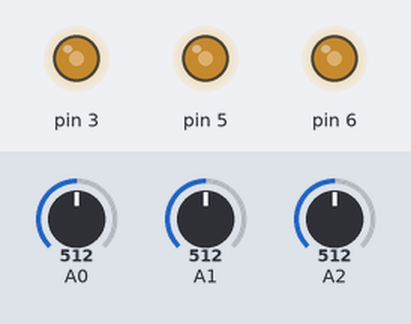
Bench run of a sketch on a simulated Arduino Uno, built with avr-gcc and run on an emulated ATmega328P. Shown: output pins drawn as LEDs (lit = HIGH). The inputs (shaded band) are chosen by the test bench; at power-on: A0 = 512, A1 = 512, A2 = 512.

Above: at 1.2 s.
1.3 s: A0 set to 716
At 2.1 s:
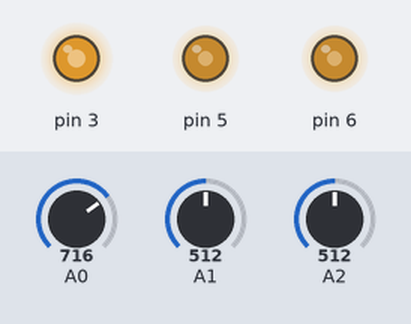
2.8 s: A1 set to 716
At 3.5 s:
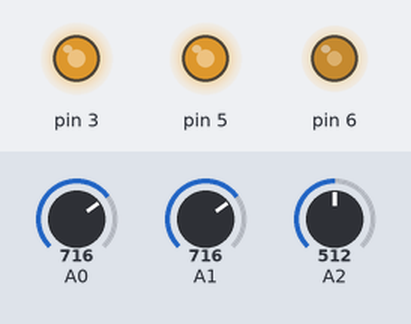
4.3 s: A2 set to 716
At 4.9 s:
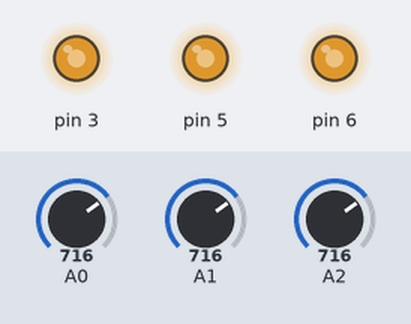
5.8 s: A0 set to 900
At 6.3 s:
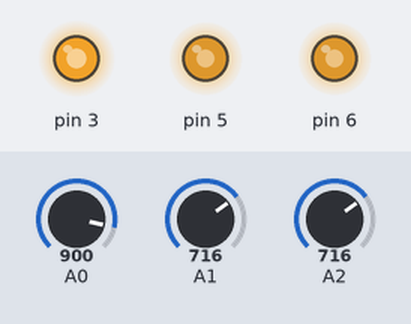
7.3 s: A1 set to 900
At 7.8 s:
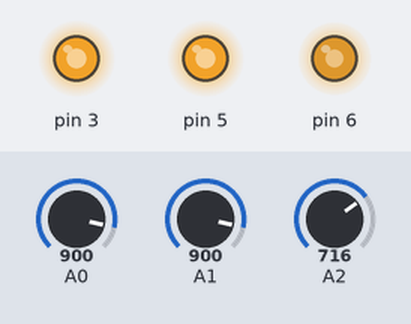
8.8 s: A2 set to 900
At 9.2 s:
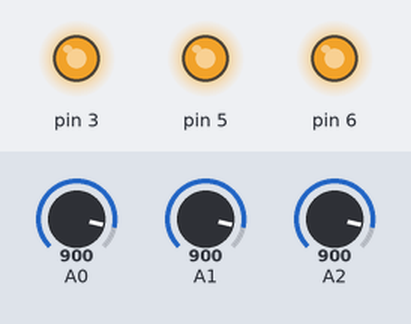
Timing chart, 0 to 11.3 s (numbered marks = the images above; inputs shaded):
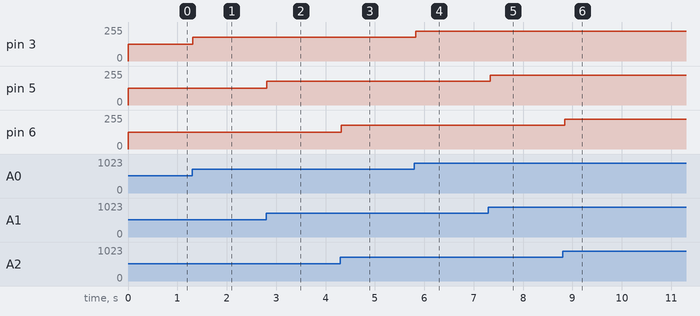

The sketch:

rgb_con_potenciometro1.ino
```cpp
void setup()
{
  pinMode(A0, INPUT);
  pinMode(3, OUTPUT);
  pinMode(A1, INPUT);
  pinMode(5, OUTPUT);
  pinMode(A2, INPUT);
  pinMode(6, OUTPUT);
}

void loop()
{
  analogWrite(3, map(analogRead(A0), 0, 1023, 0, 255));
  analogWrite(5, map(analogRead(A1), 0, 1023, 0, 255));
  analogWrite(6, map(analogRead(A2), 0, 1023, 0, 255));
  delay(100); // Wait for 1000 millisecond(s)
}
```

Measured:
- after the input at 1.3 s, pin 3: 127/255 → 178/255 at once
- after the input at 2.8 s, pin 5: 127/255 → 178/255 at once
- after the input at 4.3 s, pin 6: 127/255 → 178/255 at once
- after the input at 5.8 s, pin 3: 178/255 → 224/255 at once
- after the input at 7.3 s, pin 5: 178/255 → 224/255 at once
- after the input at 8.8 s, pin 6: 178/255 → 224/255 at once
